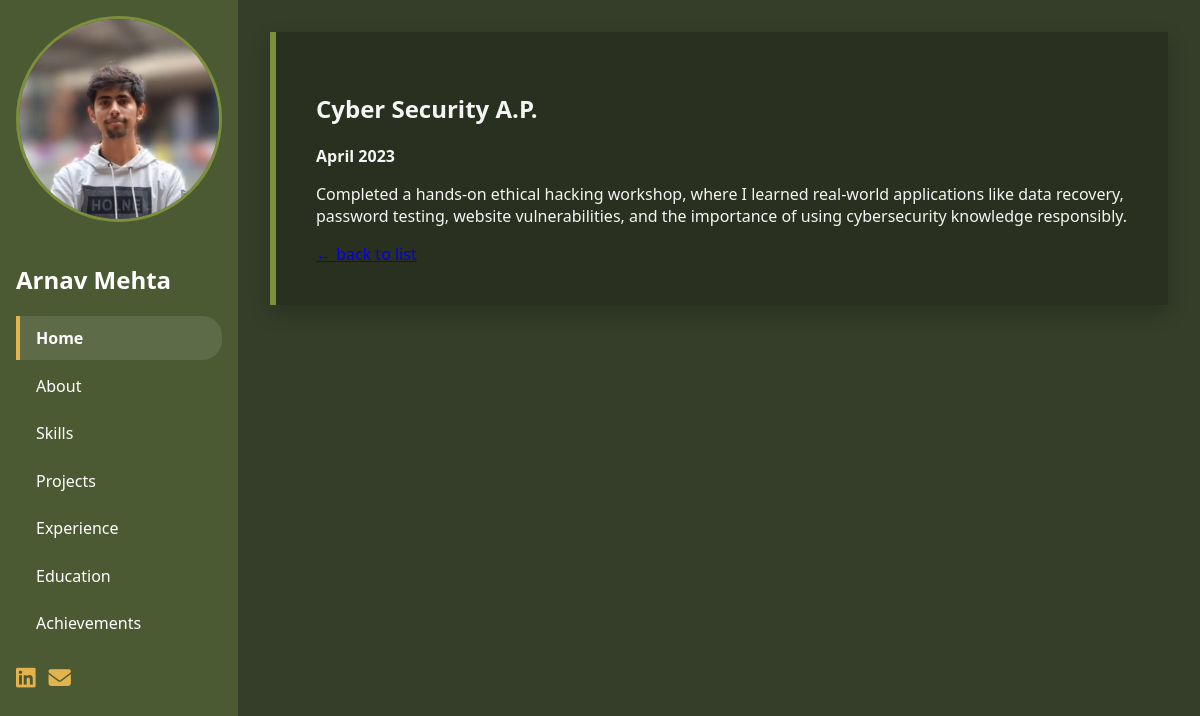
The app's page /achievements/3/ with its own data.
### portfolio/models.py (models this page shows, shortened)
class Profile(models.Model):
    name = models.CharField(max_length=100)
    title = models.CharField(max_length=100)
    bio = models.TextField()
    profile_pic = ResizedImageField(
        size=[500,500],
        quality = 100 ,
        upload_to = 'profile_pics/',
        blank=True,
        null = True,
    )
    email = models.EmailField()
    github = models.URLField()
    linkedin = models.URLField()
    location = models.CharField(max_length=100)

class Achievement(models.Model):
    title = models.CharField(max_length=200)
    description = models.TextField()
    date = models.DateField()

### portfolio/views.py (the view)
# urls.py: path("achievements/<int:pk>/", views.achievement_detail,
def achievement_detail(request, pk):
    achievement = get_object_or_404(Achievement, pk=pk)
    return render(request, "portfolio/achievement_detail.html",
                  {"achievement": achievement,
                   "profile": Profile.objects.first()})

### portfolio/templates/portfolio/achievement_detail.html
{% extends "portfolio/base.html" %}
{% block content %}
<section class="section">
    <h2>{{ achievement.title }}</h2>
    <p><strong>{{ achievement.date|date:"F Y" }}</strong></p>
    <p>{{ achievement.description }}</p>
    <a href="{% url 'index' %}#achievements">&larr; back to list</a>
</section>
{% endblock %}

### portfolio/templates/portfolio/navbar.html (shortened to what this page needs)
<nav class="vertical-nav">
    <div class="nav-content">
    <div class="profile-section">
        {% if profile.profile_pic %}
        <img src="{{ profile.profile_pic.url }}" alt="Profile Picture" class = "profile-img">
        {% endif %}
        <h1>{{ profile.name }}</h1>
    </div>
    <ul class="nav-links">
        <li><a href="#home" class="nav-link active">Home</a></li>
        <li><a href="#about" class="nav-link">About</a></li>
        <li><a href="#skills" class="nav-link">Skills</a></li>
        <li><a href="#projects" class="nav-link">Projects</a></li>
        <li><a href="#experience" class="nav-link">Experience</a></li>
        <li><a href="#education" class="nav-link">Education</a></li>
        <li><a href="#achievements" class="nav-link">Achievements</a></li>
        </ul>
    <ul class="contact-icons">
  {% if profile.linkedin %}
    <li><a href="{{ profile.linkedin }}" target="_blank"
           aria-label="LinkedIn"><i class="fab fa-linkedin"></i></a></li>
  {% endif %}
  <li><a href="mailto:{{ profile.email }}" aria-label="Email">
        <i class="fas fa-envelope"></i></a></li>
</ul>
    </div>
</nav>

### portfolio/static/portfolio/css/style.css (style rules this page uses)
:root { --dark-green: #4c5a34; --light-green: #7c8f3c; --deep-olive: #343e29; --accent-yellow: #e3b34d; --peach: #F0BB78; --shadow: rgba(0, 0, 0, 0.2); --text-light: #f5f5f5; }
body { margin: 0; font-family: 'Segoe UI', Tahoma, Geneva, Verdana, sans-serif; background-color: var(--deep-olive); color: var(--text-light); }
.vertical-nav { width: 250px; background-color: var(--dark-green); color: white; padding: 1rem; height: 100vh; position: sticky; top: 0; display: flex; flex-direction: column; align-items: center; }
.profile-img { width: 200px; height: 200px; object-fit: cover; border-radius: 50%; margin-bottom: 1rem; border: 3px solid var(--light-green); }
.nav-links { list-style: none; padding: 0; width: 100%; }
.nav-link { display: block; padding: 0.7rem 1rem; margin: 0.2rem 0; color: white; text-decoration: none; border-left: 4px solid transparent; transition: all 0.3s ease; border-radius: 0 20px 20px 0; }
.contact-icons { list-style:none; display:flex; gap:.8rem; padding:0; margin-top:1rem; }
.contact-icons a { color:var(--accent-yellow); font-size:1.4rem; transition:transform .2s; }
.nav-link:hover, .nav-link.active { background-color: rgba(255, 255, 255, 0.1); border-left: 4px solid var(--accent-yellow); font-weight: bold; }
.section { background-color: rgba(42, 47, 31, 0.9); border-left: 6px solid var(--light-green); padding: 2.5rem; margin-bottom: 2rem; border-radius: 0px; box-shadow: 0 8px 20px var(--shadow); backdrop-filter: blur(5px); }

### records on screen
Profile: profile_pic (picture), name "Arnav Mehta"
Achievement: title "Cyber Security A.P.", date "April 2023", description "Completed a hands-on ethical hacking workshop, where I learned real-world applications like data recovery, password testing, website vulnerabilities, and the importance of using cybersecurity knowledge responsibly."
